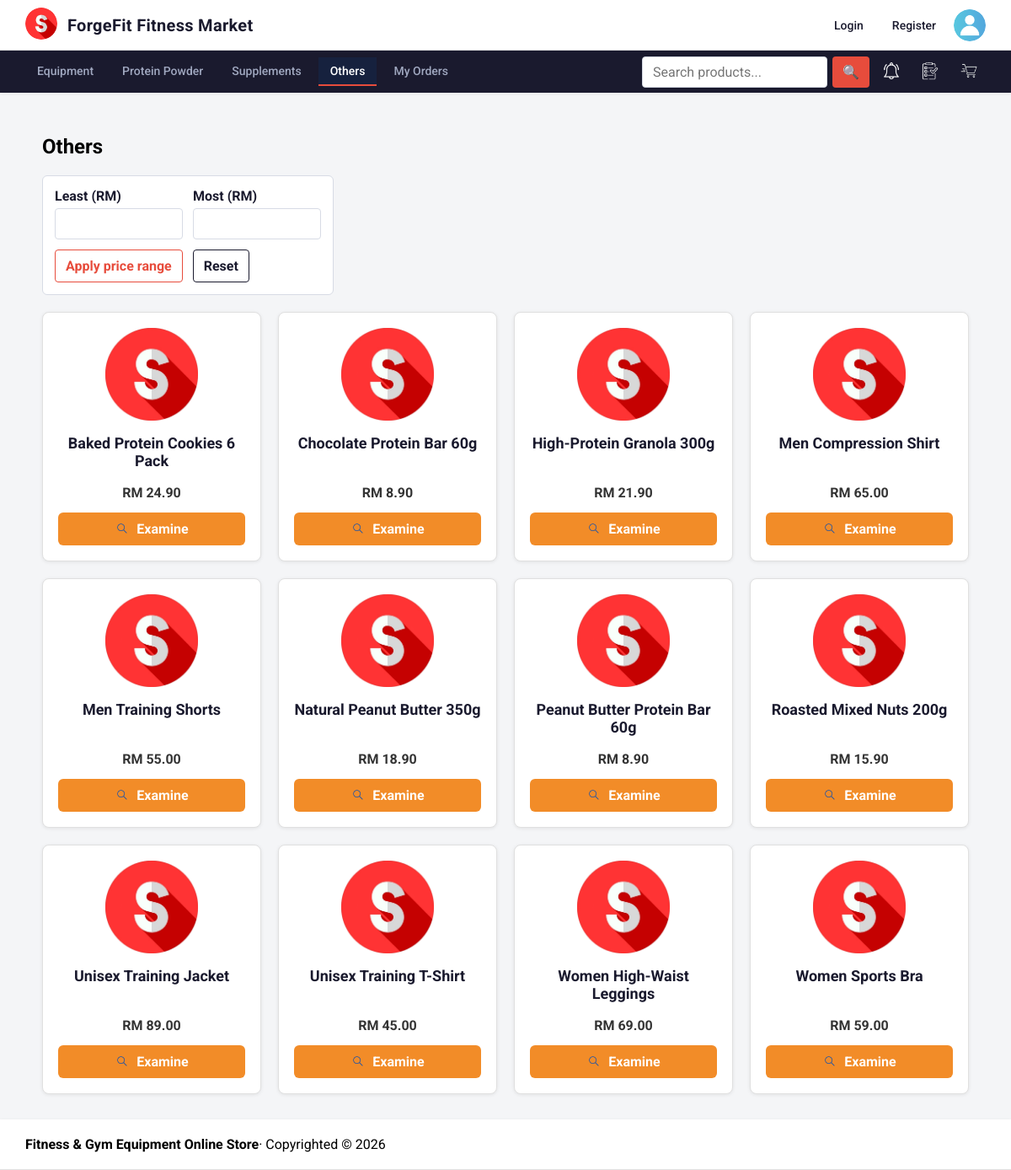
Screenshot of /product/category.php?category=other with the database file from the repository.
### tables this page shows
CREATE TABLE IF NOT EXISTS `product` (
    `product_id` INT AUTO_INCREMENT PRIMARY KEY,
    `category_id` INT NOT NULL,
    `product_name` VARCHAR(150) NOT NULL,
    `price` DECIMAL(10,2) NOT NULL,
    `weight` DECIMAL(8,2) NOT NULL DEFAULT 0.00,
    `description` TEXT NULL,
    `stock` INT NOT NULL DEFAULT 0,
    `availability` BOOLEAN NOT NULL DEFAULT TRUE,
    `created_at` TIMESTAMP DEFAULT CURRENT_TIMESTAMP,
    `updated_at` TIMESTAMP DEFAULT CURRENT_TIMESTAMP ON UPDATE CURRENT_TIMESTAMP,
    FOREIGN KEY (`category_id`) REFERENCES `category`(`category_id`) ON DELETE RESTRICT
);

### app/product/product_template.php (the view, shortened to what this page needs)
<section class="product-grid<?= !empty($productGridClass) ? ' ' . htmlspecialchars($productGridClass) : '' ?>">
    <?php if ($products): ?>
        <?php foreach ($products as $product): ?>
            <article
                class="product-card"
                <?php if (isset($product->id)): ?>
                    data-product-id="<?= htmlspecialchars($product->id) ?>"
                <?php endif; ?>
            >
                <div class="product-card__photo">
                    <img
                        src="<?= !empty($product->image) ? '/photos/' . htmlspecialchars($product->image) : '/images/sport.png' ?>"
                        alt="<?= htmlspecialchars($product->name) ?>"
                    >
                </div>
                <h2><?= htmlspecialchars($product->name) ?></h2>
                <?php if (isset($product->price)): ?>
                    <p>RM <?= htmlspecialchars($product->price) ?></p>
                <?php endif; ?>
                <a class="examine-button" href="/product/product.php?id=<?= htmlspecialchars($product->id) ?>">
                    <img src="/images/search.png" alt="">
                    Examine
                </a>
            </article>
        <?php endforeach; ?>
    <?php else: ?>
        <p>No products available.</p>
    <?php endif; ?>
</section>

### app/css/app.css (style rules this page uses)
body, input, button, textarea, select { font: 16px 'Roboto', sans-serif; }
body { margin: 0; min-height: 100vh; display: grid; grid-template-rows: auto auto 1fr auto; grid-template-columns: 1fr; background: #f4f5f7; }
.product-grid { display: grid; grid-template-columns: repeat(auto-fill, minmax(190px, 1fr)); gap: 20px; align-items: stretch; }
.product-grid--category { grid-template-columns: repeat(4, minmax(0, 1fr)); }
.product-card { position: relative; width: 100%; padding: 18px; box-sizing: border-box; background: #ffffff; border: 1px solid #e0e0e0; border-radius: 8px; text-align: center; box-shadow: 0 1px 4px rgba(0, 0, 0, 0.08); }
.product-card__photo { position: relative; display: inline-block; margin-bottom: 12px; }
.product-card .product-card__photo img { display: block; margin-bottom: 0; }
.product-card h2 { min-height: 48px; margin: 0 0 12px; color: #1a1a2e; font-size: 18px; font-weight: 700; }
.product-card img { width: 110px; height: 110px; margin-bottom: 12px; object-fit: contain; }
.product-card p { margin: 0 0 14px; color: #333333; font-size: 16px; font-weight: 700; }
.product-card .examine-button { position: relative; z-index: 2; width: 100%; padding: 10px 14px; box-sizing: border-box; display: flex; align-items: center; justify-content: center; gap: 8px; border: 0; border-radius: 6px; background: #f28c28; color: #ffffff; font-weight: 700; transition: background 0.15s ease, transform 0.15s ease, box-shadow 0.15s ease; text-decoration: none; cursor: pointer; }
.product-card .examine-button img { width: 18px; height: 18px; margin: 0; object-fit: contain; }

### rows the page displays
product: product_name "Baked Protein Cookies 6 Pack", price "24.90"
product: product_name "Chocolate Protein Bar 60g", price "8.90"
product: product_name "High-Protein Granola 300g", price "21.90"
product: product_name "Men Compression Shirt", price "65.00"
product: product_name "Men Training Shorts", price "55.00"
product: product_name "Natural Peanut Butter 350g", price "18.90"
product: product_name "Peanut Butter Protein Bar 60g", price "8.90"
product: product_name "Roasted Mixed Nuts 200g", price "15.90"
product: product_name "Unisex Training Jacket", price "89.00"
product: product_name "Unisex Training T-Shirt", price "45.00"
product: product_name "Women High-Waist Leggings", price "69.00"
product: product_name "Women Sports Bra", price "59.00"

### other values shown
$label "Others"
